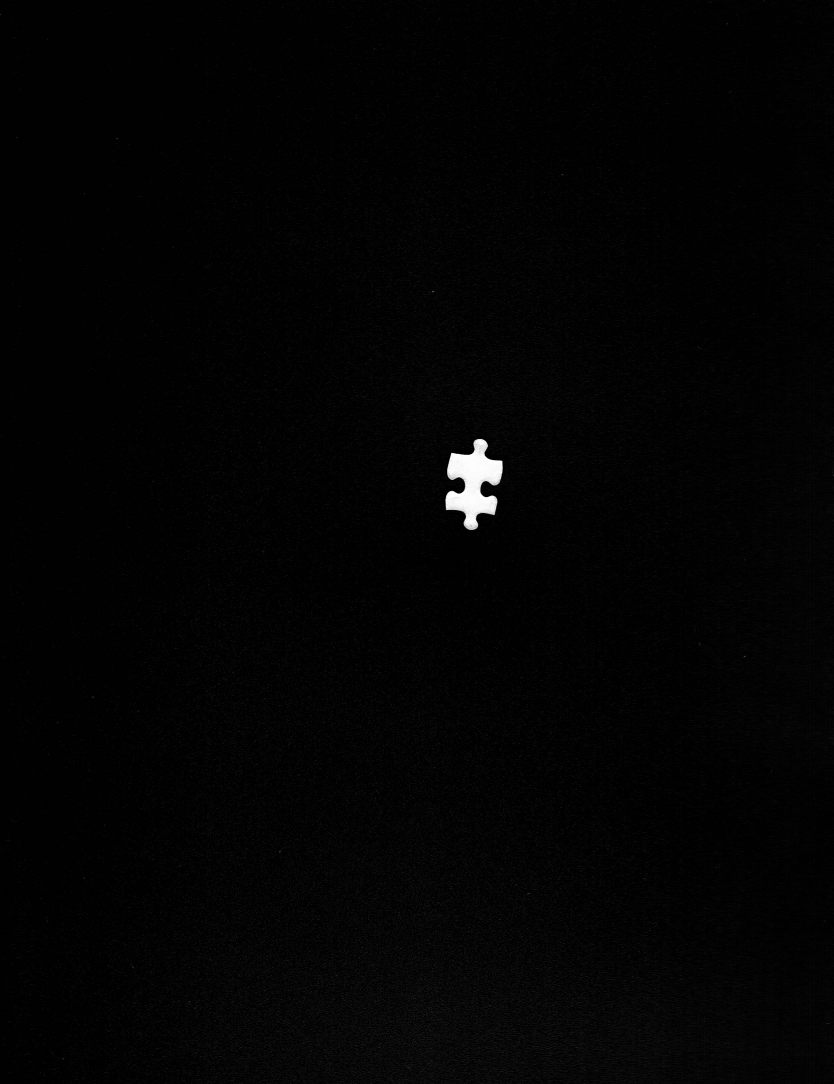
#> input picture data/raw_data/puzzle26082017_6.jpg, 2502 x 3252 px, found by its file name (shown at 1/3 size)
$ python raw_image_reader.py   (Python 2 division)   (older library calls are emulated)
#> lines starting #> are read from the running program, lines starting #| are printed output that depends on the picture; after the words box and inside, x2 and y2 are one past the last pixel; in counts of white or black regions, pixels touching at a corner belong together
import pdb
import os
import sys
from itertools import combinations, product
import cv2
import numpy as np
from matplotlib import pyplot as plt
from scipy import optimize
from collections import deque

sys.path.append(os.path.dirname(os.path.dirname(os.path.abspath(__file__))))

disp_factor = 2
display_size = (417 * disp_factor, 542 * disp_factor)

preprocessed_dir = './data/preprocessed/'

def ada_show(img, name="image"):
    cv2.imshow(name, cv2.resize(img, display_size))
    cv2.waitKey(0)

def save_res(func):
    def func_wrapper(*args, **kwargs):
        res_img = func(*args, **kwargs)
        if 'name' in kwargs:
            name = kwargs['name']
            if name != '': cv2.imwrite(preprocessed_dir + '%s.jpg'%name, res_img.astype('uint8'))
        return res_img
    return func_wrapper

def img_to_points(img_input):
    return np.array(np.where(img_input > 0)).T

def find_contour(img_input, name=''):
    color_min, color_max = 100, 255
    # thresh = cv2.inRange(img_input, color_min, color_max)
    ret, thresh = cv2.threshold(img_input, color_min, 255, cv2.THRESH_BINARY)
    #ada_show(thresh)
    contours, hierarchy = cv2.findContours(thresh,cv2.RETR_TREE,cv2.CHAIN_APPROX_SIMPLE)
    img_contour = np.zeros(img_input.shape, dtype="uint8")
    # for cont in contours:
    #     print cv2.contourArea(cont)
    filtered_contours = filter(lambda x: cv2.contourArea(x) > 100.0, contours)
    picked_cnt = filtered_contours[0]
    rect = cv2.minAreaRect(picked_cnt)
    cv2.drawContours(img_contour, filtered_contours, -1, (255, 255, 255), -1)
    # ada_show(img_contour)
    cv2.imwrite(preprocessed_dir + '%s.jpg'%name, img_contour)
    return img_contour

# [8 lines left out: function find_corner, not called in this run]

@save_res
def find_edge(img_input, name=''):
    img_edge = cv2.Canny(img_input, 100, 200)
    return img_edge

# [5 lines left out: function focus, not called in this run]

@save_res
def edging(img_input, name=''):
    img_contour = find_contour(img_input)
    cropped     = cropper(img_contour)
    edge        = find_edge(cropped)
    return edge

# [4 lines left out: function morop, not called in this run]

def cropper(img_input, name=''):
    coordin = np.where(img_input > 0)
    thickness = 30
    def pick_most(idx):
        return max(0, np.min(coordin[idx]) - thickness), np.max(coordin[idx] + thickness)
    topmost, bottommost = pick_most(0)
    leftmost, rightmost = pick_most(1)
    #print topmost, bottommost, leftmost, rightmost
    res_img = img_input[topmost:bottommost, leftmost:rightmost]
    if name != '': cv2.imwrite(preprocessed_dir + '%s.jpg'%name, res_img)
    return res_img

# [26 lines left out: functions rectanglize, kclustering_coordinate, connect_to_img, coordinate_to_img, not called in this run]

def kclustering(img_input, name=''):
    cluster_centers = kclustering_coordinate(img_input)
    return coordinate_to_img(cluster_centers, img_input.shape, name=name)

# [54 lines left out: functions PolygonArea, counterClockwiseSort, rect_area, clustering_to_ertrame, openclose_first, crop_first, not called in this run]

def reorder_counterClockwise(points):
    return points[counterClockwiseSort(points)]

class Derivative(object):
    @classmethod
    def generic_derivative(cls, img, x_order, y_order, name=''):
        return NotImplemented

class Sobel_Derivative(Derivative):
    @classmethod
    def derivative_func(cls, img, x_order, y_order):
        return cv2.Sobel(img,cv2.CV_64F, x_order, y_order,ksize=3)

    # [4 lines left out: function generic_derivative, not called in this run]

class Scharr_Derivative(Derivative):
    @classmethod
    def derivative_func(cls, img, x_order, y_order):
        return cv2.Scharr(img, cv2.CV_64F, x_order, y_order)

    # [14 lines left out: function generic_derivative, not called in this run]

class Positive_Kernel_Derivative(Derivative):
    first_derivative_kernel = np.array(
                [[0, -3,  3],
                [0, -10, 10],
                [0, -3,   3]])
    first_derivative_kernel_x = first_derivative_kernel
    first_derivative_kernel_y = first_derivative_kernel.T

    second_derivative_kernel = np.array(
                [[  0, 0,  3, -6,   3],
                [  0, 0, 10, -20, 10],
                [  0, 0,  3, -6,   3]])

    @save_res
    def derivative(cls, img_input, kernel, name=''):
        return cv2.filter2D(img_input, cv2.CV_64F, kernel)

    # [15 lines left out: function generic_derivative, not called in this run]

class Custom_Kernel_Derivative(Positive_Kernel_Derivative):
    # [4 lines left out: function set_first_kernel, not called in this run]

    def set_first_kernel_x(cls, kernel_):
        cls.first_derivative_kernel_x = kernel_

    def set_first_kernel_y(cls, kernel_):
        cls.first_derivative_kernel_y = kernel_

def find_max_points(img_input):
    v = np.argmax(img_input)
    return (v / img_input.shape[1], v % img_input.shape[1])

top_right_kernel = np.array(
    [[-10, -10, -10, -10, -10, -10, -10, -10, -10, -10, -10, -10, -10, -10, -10, -10, -10, -10, -10],
     [-10, -10, -10, -10, -10, -10, -10, -10, -10, -10, -10, -10, -10, -10, -10, -10, -10, -10, -10],
     [-10, -10, -10, -10, -10, -10, -10, -10, -10, -10, -10, -10, -10, -10, -10, -10, -10, -10, -10],
     [-10, -10, -10, -10, -10, -10, -10, -10, -10, -10, -10, -10, -10, -10, -10, -10, -10, -10, -10],
     [-10, -10, -10, -10, -10, -10, -10, -10, -10, -10, -10, -10, -10, -10, -10, -10, -10, -10, -10],
     [-10, -10, -10, -10, -10, -10, -10, -10, -10, -10, -10, -10, -10, -10, -10, -10, -10, -10, -10],
     [-10, -10, -10, -10, -10, -10, -10, -10, -10, -10, -10, -10, -10, -10, -10, -10, -10, -10, -10],
     [  5,   5,   5,   5,   5,   5,   5,   5,   5,   5,   5,   5, -10, -10, -10, -10, -10, -10, -10],
     [  5,   5,   5,   5,   5,   5,   5,   5,   5,   5,   5,   5, -10, -10, -10, -10, -10, -10, -10],
     [ 10,  10,  10,  10,  10,  10,  10,  10,  10,  10,   5,   5, -10, -10, -10, -10, -10, -10, -10],
     [  5,   5,   5,   5,   5,   5,   5,   5,   5,  10,   5,   5, -10, -10, -10, -10, -10, -10, -10],
     [  5,   5,   5,   5,   5,   5,   5,   5,   5,  10,   5,   5, -10, -10, -10, -10, -10, -10, -10],
     [-10, -10, -10, -10, -10, -10, -10,   5,   5,  10,   5,   5, -10, -10, -10, -10, -10, -10, -10],
     [-10, -10, -10, -10, -10, -10, -10,   5,   5,  10,   5,   5, -10, -10, -10, -10, -10, -10, -10],
     [-10, -10, -10, -10, -10, -10, -10,   5,   5,  10,   5,   5, -10, -10, -10, -10, -10, -10, -10],
     [-10, -10, -10, -10, -10, -10, -10,   5,   5,  10,   5,   5, -10, -10, -10, -10, -10, -10, -10],
     [-10, -10, -10, -10, -10, -10, -10,   5,   5,  10,   5,   5, -10, -10, -10, -10, -10, -10, -10],
     [-10, -10, -10, -10, -10, -10, -10,   5,   5,  10,   5,   5, -10, -10, -10, -10, -10, -10, -10],
     [-10, -10, -10, -10, -10, -10, -10,   5,   5,  10,   5,   5, -10, -10, -10, -10, -10, -10, -10]],
    dtype='float64')

@save_res
def filter_corner(picked_img , kernel, name=''):
    res_img = cv2.filter2D(picked_img, cv2.CV_64F, kernel)
    res_img[np.where(res_img < 0.)] = 0.
    return res_img

# [5 lines left out: function find_top_right_corner, not called in this run]

def find_top_right_corner(img_input, name=''):
    half_h, half_w = np.array(img_input.shape) / 2
    picked_img = img_input[:half_h, half_w:] * 0.005
    kernel = top_right_kernel
    y, x = find_max_points(filter_corner(picked_img, kernel, name=name))
    return y, x + half_w

def find_top_left_corner(img_input, name=''):
    half_h, half_w = np.array(img_input.shape) / 2
    picked_img = img_input[:half_h, :half_w] * 0.005
    kernel = top_right_kernel[:, ::-1]
    y, x = find_max_points(filter_corner(picked_img, kernel, name=name))
    return y, x

def find_bottom_left_corner(img_input, name=''):
    half_h, half_w = np.array(img_input.shape) / 2
    picked_img = img_input[half_h:, :half_w] * 0.005
    kernel = top_right_kernel[::-1, ::-1]
    y, x = find_max_points(filter_corner(picked_img, kernel, name=name))
    return y + half_h, x

def find_bottom_right_corner(img_input, name=''):
    half_h, half_w = np.array(img_input.shape) / 2
    picked_img = img_input[half_h:, half_w:] * 0.005
    kernel = top_right_kernel[::-1, :]
    y, x = find_max_points(filter_corner(picked_img, kernel, name=name))
    return y + half_h, x + half_w

# [37 lines left out: functions find_square_corner, find_curvature, signed_curvature, not called in this run]
    #return np.abs(res)

class Derivative_Curvature(object):
    # [16 lines left out: functions __init__, find_curvature, not called in this run]

def find_polygon_points(img_input):
    return cv2.approxPolyDP(img_to_points(img_input), 30, True)

def find_polygon_img(img_input, name=''):
    return connect_to_img(np.squeeze(find_polygon_points(img_input))[:, (1, 0)],
            img_input.shape, name=name)

class Radius_Curvature(object):
    @classmethod
    def __init__(cls, name=''):
        cls.name = name

    # [68 lines left out: functions find_circle, find_curvature, ConvHull, not called in this run]

dir_x = [0, 1, 1, 1, 0, -1, -1, -1]
dir_y = [-1, -1, 0, 1, 1, 1, 0, -1]
class Point(object):
    def __init__(self, x_, y_):
        self.x = x_
        self.y = y_

    def neighbor(self, idx):
        return Point(self.x + dir_x[idx], self.y + dir_y[idx])

    def __repr__(self):
        return "(x: %s, y: %s)"%(str(self.x), str(self.y))

    def __eq__(self, other):
        if isinstance(other, self.__class__):
            return self.x == other.x and self.y == other.y
        return False

@save_res
def BFS(img_input, src, dest, name=''):
    queue = deque([src])
    working_path = np.zeros(img_input.shape)

    def is_avail(p):
        return (img_input[p.y, p.x] > 0 or p == dest or p == src) and working_path[p.y, p.x] == 0

    def mark(p):
        working_path[p.y, p.x] = 255

    while True:
        cur = queue.popleft()
        if not is_avail(cur): continue
        mark(cur)
        if cur == dest: return working_path
        for i in range(len(dir_x)):
            next_p = cur.neighbor(i)
            queue.append(next_p)

@save_res
def edge_by_corner(img_input, point_a, point_b, name=''):
    pA = Point(point_a[1], point_a[0])
    pB = Point(point_b[1], point_b[0])
    working_A_path = BFS(img_input, pA, pB)
    working_B_path = BFS(img_input, pB, pA)
    both_worked = working_A_path * working_B_path
    res_img = np.zeros(img_input.shape)
    for y, x in img_to_points(both_worked):
        res_img[y, x] = 255
    return res_img

def edge_feature(img_input):
    return cv2.HuMoments(cv2.moments(img_input)).flatten()

# [16 lines left out: functions match_score, shape_matching, not called in this run]


@save_res
def raw_to_edge(img_input, name=''):
    pass

# Load images
raw_data_path = './data/raw_data/'
img_path = raw_data_path + 'puzzle26082017_6.jpg'
imgray = cv2.imread(img_path, cv2.CV_LOAD_IMAGE_GRAYSCALE)
#> imgray is the input picture: shape (3252, 2502); min 0, max 255, mean 3.3
rescan_path = raw_data_path + 'puzzle29082017.jpg'
rescan = cv2.imread(rescan_path, cv2.CV_LOAD_IMAGE_GRAYSCALE)
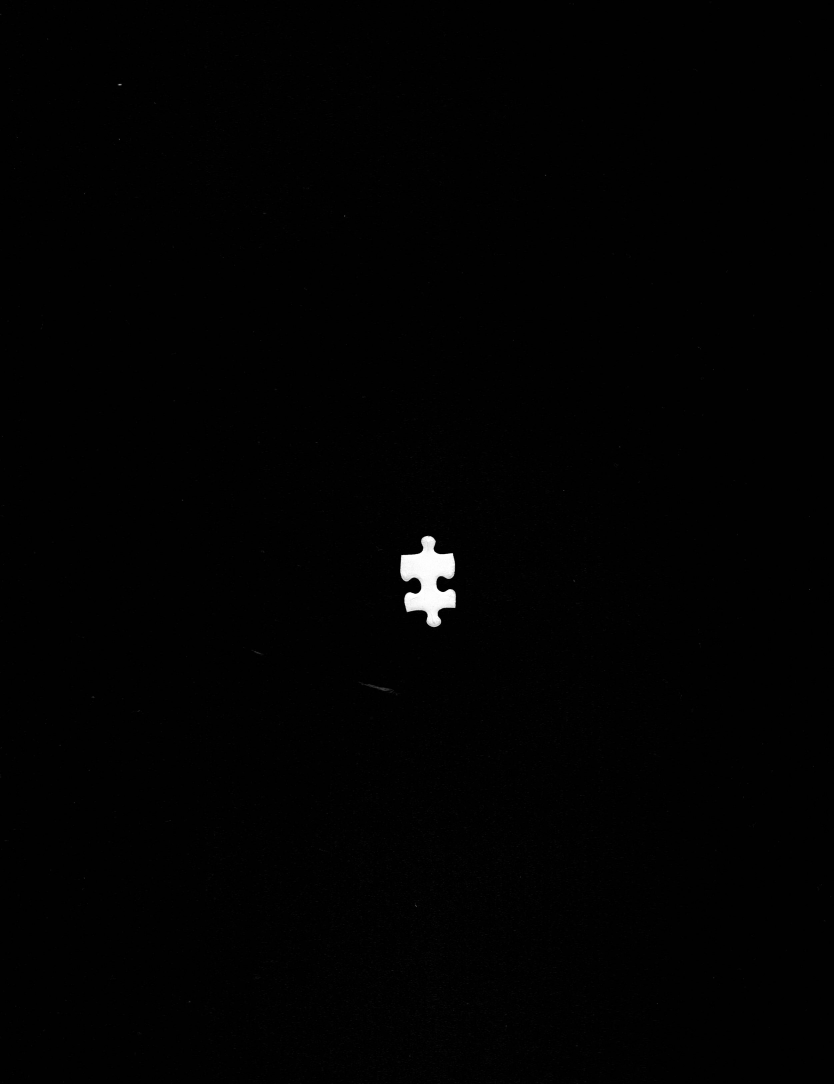
#> input picture data/raw_data/puzzle29082017.jpg, 2502 x 3252 px, found by its file name (shown at 1/3 size)
#> rescan is the input picture: shape (3252, 2502); min 0, max 255, mean 1.8
# [11 lines of commented-out code are left out]
edged            = edging(imgray)
#> in find_contour, `ret, thresh = cv2.threshold(img_input, color_min, 255, cv2.THRESH_BINA..`: thresh: shape (3252, 2502); 0.32% white; 4 white regions (3 under 20 px)
#> in find_contour, `ret, thresh = cv2.threshold(img_input, color_min, 255, cv2.THRESH_BINA..`: ret = 100
#> in find_contour, `contours, hierarchy = cv2.findContours(thresh,cv2.RETR_TREE,cv2.CHAIN_..`: contours = 4 contours, 3 with area under 20; largest, box (x1, y1, x2, y2) and area: (1336, 1317, 1508, 1590) 25469
#> in find_contour, `filtered_contours = filter(lambda x: cv2.contourArea(x) > 100.0, conto..`: filtered_contours = 1 contour; box (x1, y1, x2, y2) and area: (1336, 1317, 1508, 1590) 25469
#> in find_contour, `picked_cnt = filtered_contours[0]`: picked_cnt = contour of 425 points, box (x1, y1, x2, y2) (1336, 1317, 1508, 1590), area 25469
#> in find_contour, `rect = cv2.minAreaRect(picked_cnt)`: rect = ((1417.3, 1451.4), (274.6, 164.4), -80.63)
#> in find_contour, `cv2.drawContours(img_contour, filtered_contours, -1, (255, 255, 255), ..`: img_contour: shape (3252, 2502); 0.32% white; 1 white region, box (x1, y1, x2, y2) and area: (1336, 1317, 1508, 1590) 25946
#> in cropper, `coordin = np.where(img_input > 0)`: coordin = 25946 positions, rows 1317 to 1589, columns 1336 to 1507
#> in cropper, `topmost, bottommost = pick_most(0)`: topmost = 1287; bottommost = 1619
#> in cropper, `leftmost, rightmost = pick_most(1)`: leftmost = 1306; rightmost = 1537
#> in cropper, `res_img = img_input[topmost:bottommost, leftmost:rightmost]`:
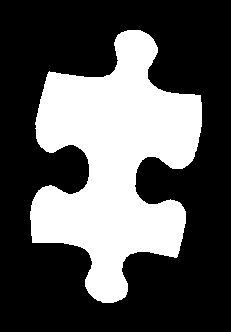
#> res_img: shape (332, 231); 33.8% white; 1 white region, box (x1, y1, x2, y2) and area: (30, 30, 202, 303) 25946
#> in edging, `edge        = find_edge(cropped)`:
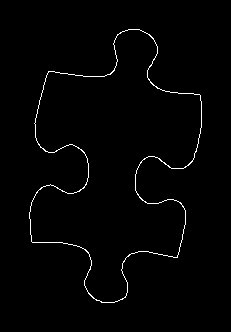
#> edge: shape (332, 231); 1.3% white in thin lines or dots, all inside (x1, y1, x2, y2) = (29, 29, 202, 303)
top_right        = find_top_right_corner(edged, name='top_right')
#> in find_top_right_corner, `picked_img = img_input[:half_h, half_w:] * 0.005`: picked_img: shape (166, 116) float64; values 0 (black) and 1.28 (white), 1.5% white in thin lines or dots, all inside (x1, y1, x2, y2) = (0, 29, 87, 166)
#> in func_wrapper (call 3), `if name != '': cv2.imwrite(preprocessed_dir + '%s.jpg'%name, res_img.a..`:
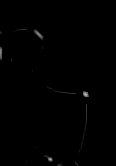
#> saved as top_right.jpg: shape (166, 116); min 0, max 191, mean 0.8
#> in find_max_points, `v = np.argmax(img_input)`: v = 10989
#> in find_top_right_corner, `y, x = find_max_points(filter_corner(picked_img, kernel, name=name))`: y = 94; x = 85
#> top_right = (94, 200)
top_left         = find_top_left_corner(edged, name='top_left')
#> in find_top_left_corner, `picked_img = img_input[:half_h, :half_w] * 0.005`: picked_img: shape (166, 115) float64; values 0 (black) and 1.28 (white), 1.2% white in thin lines or dots, all inside (x1, y1, x2, y2) = (34, 40, 115, 166)
#> in func_wrapper (call 4), `if name != '': cv2.imwrite(preprocessed_dir + '%s.jpg'%name, res_img.a..`:
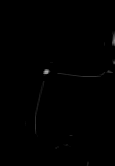
#> saved as top_left.jpg: shape (166, 115); min 0, max 172, mean 0.6
#> in find_top_left_corner, `y, x = find_max_points(filter_corner(picked_img, kernel, name=name))`: y = 71; x = 46
#> top_left = (71, 46)
bottom_left      = find_bottom_left_corner(edged, name='bottom_left')
#> in find_bottom_left_corner, `picked_img = img_input[half_h:, :half_w] * 0.005`: picked_img: shape (166, 115) float64; values 0 (black) and 1.28 (white), 1.4% white in thin lines or dots, all inside (x1, y1, x2, y2) = (29, 0, 115, 137)
#> in func_wrapper (call 5), `if name != '': cv2.imwrite(preprocessed_dir + '%s.jpg'%name, res_img.a..`:
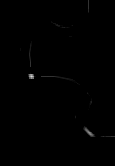
#> saved as bottom_left.jpg: shape (166, 115); min 0, max 216, mean 0.6
#> in find_bottom_left_corner, `y, x = find_max_points(filter_corner(picked_img, kernel, name=name))`: y = 76; x = 31
#> bottom_left = (242, 31)
bottom_right     = find_bottom_right_corner(edged, name='bottom_right')
#> in find_bottom_right_corner, `picked_img = img_input[half_h:, half_w:] * 0.005`: picked_img: shape (166, 116) float64; values 0 (black) and 1.28 (white), 1.4% white in thin lines or dots, all inside (x1, y1, x2, y2) = (0, 0, 72, 136)
#> in func_wrapper (call 6), `if name != '': cv2.imwrite(preprocessed_dir + '%s.jpg'%name, res_img.a..`:
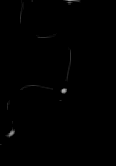
#> saved as bottom_right.jpg: shape (166, 116); min 0, max 172, mean 0.7
#> in find_bottom_right_corner, `y, x = find_max_points(filter_corner(picked_img, kernel, name=name))`: y = 90; x = 62
#> bottom_right = (256, 177)
top_left_right   = edge_by_corner(edged, top_left, top_right, name='top_left_right')
#> (the run stopped early here; a loop or call above may not have finished)
